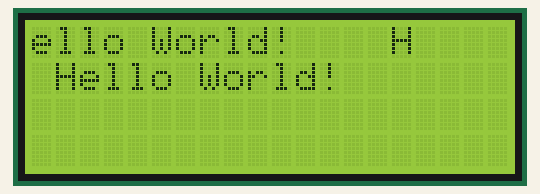
A program run on a simulated Raspberry Pi (BCM pin numbers). Parts: 20×4 character LCD.

Above: at 0.1 s.
At 1.3 s:
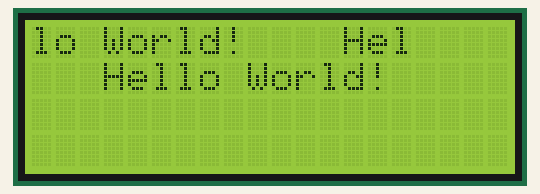
At 2.4 s:
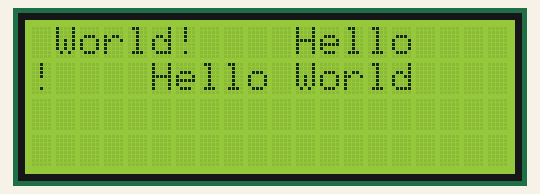
At 4.6 s:
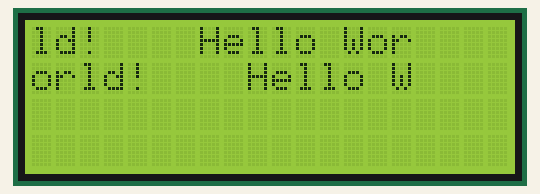
At 6.9 s:
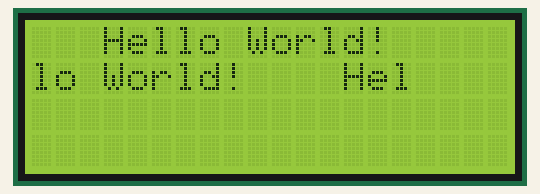
At 9.7 s:
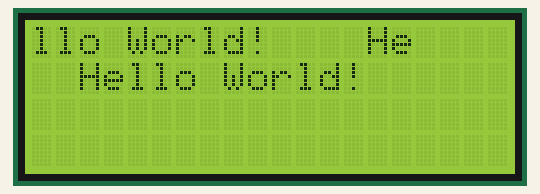

The program:

lcd_test.py
```python
import sys

import smbus2
import time
from RPLCD.i2c import CharLCD
sys.modules['smbus'] = smbus2

if __name__ == "__main__":
    lcd = CharLCD('PCF8574', address=0x27, port=1, backlight_enabled=True)
    lcd.clear()
    t='Hello World!    '
    t1=t
    while True:
        lcd.cursor_pos = (0, 0)
        t=t[1:]+t[:1]
        lcd.write_string(t)
        lcd.cursor_pos = (1, 0)
        t1=t1[-1:]+t1[:-1]
        lcd.write_string(t1)
        time.sleep(0.5)
        lcd.clear()
```

Measured:
- by itself, everything shown: repeats every 9.0 s, in 16 steps
- what the display in image 1 shows lasts 0.6 s, from 1.2 s to 1.8 s
